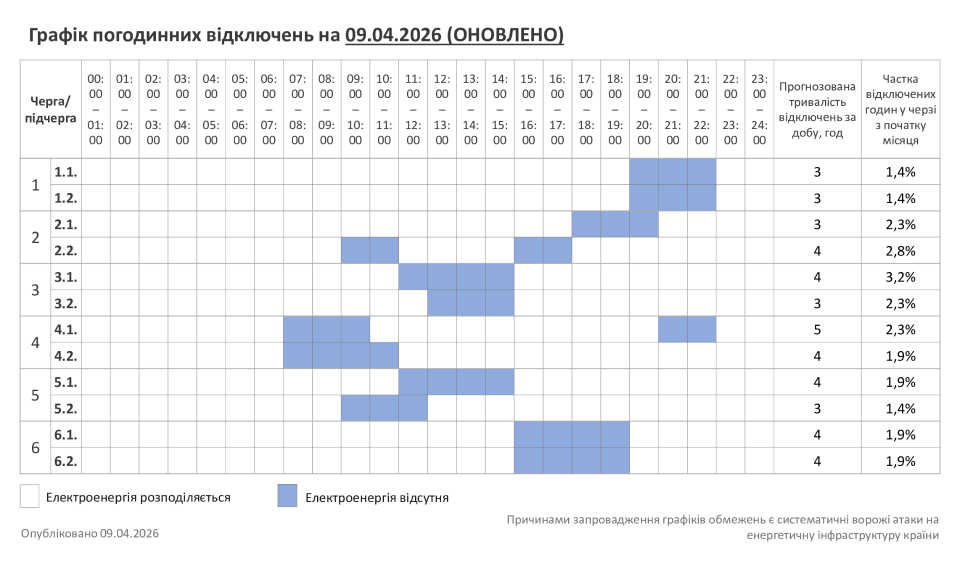
#> input picture scratch/test_img.png, 1920 x 1126 px, found by its file name (shown at 1/2 size)
$ python debug_colors.py
#> lines starting #> are read from the running program, lines starting #| are printed output that depends on the picture
### parser/src/modules/grid_vision.py
import logging
from PIL import Image, ImageStat
import io
import os

logger = logging.getLogger("SSSK-GridVision")

def _linspace(start, stop, num):
    """Native replacement for np.linspace to avoid numpy dependency."""
    if num <= 0: return []
    if num == 1: return [float(start)]
    step = (stop - start) / (num - 1)
    return [float(start + i * step) for i in range(num)]

def is_outage_color(rgb):
    r, g, b = rgb
    # Blue Outage (standard)
    if b > r + 15 and b > 130 and r < 215 and (r+g+b) < 720 and b > g + 10: return True
    # Darker blue/grey outage
    if b > 120 and abs(r-g) < 25 and b > r + 8 and (r+g+b) < 620: return True
    return False

# [17 lines left out: function is_edge_pixel, not called in this run]

def find_vertical_lines(img, w, h, detector_func, threshold_ratio=0.5, sample_step=10):
    v_votes = [0] * w
    num_samples = 0
    for y in range(h // 4, 3 * h // 4, sample_step):
        num_samples += 1
        for x in range(w):
            if detector_func(img.getpixel((x, y))):
                v_votes[x] += 1
    threshold = num_samples * threshold_ratio
    v_lines = []
    in_line = False
    for x in range(w):
        if v_votes[x] > threshold:
            if not in_line:
                v_lines.append(x)
                in_line = True
        else:
            in_line = False
    return v_lines

def find_horizontal_lines(img, h, x_start, x_end, detector_func, threshold_ratio=0.4, sample_step=20):
    h_votes = [0] * h
    num_samples = 0
    for x in range(x_start, x_end, sample_step):
        num_samples += 1
        for y in range(h):
            if detector_func(img.getpixel((x, y))):
                h_votes[y] += 1
    threshold = num_samples * threshold_ratio
    h_lines = []
    in_line = False
    for y in range(h):
        if h_votes[y] > threshold:
            if not in_line:
                h_lines.append(y)
                in_line = True
        else:
            in_line = False
    return h_lines

def find_best_block(lines, expected_count):
    if len(lines) < expected_count:
        return None
    best_block = []
    min_variance = float('inf')
    for i in range(len(lines) - expected_count + 1):
        block = lines[i:i + expected_count]
        spacings = [block[j+1] - block[j] for j in range(expected_count - 1)]
        avg = sum(spacings) / len(spacings)
        # For rows (13 lines), height should be at least 15px. For columns (25 lines), width at least 15px.
        min_acc_spacing = 15 if expected_count == 13 else 25
        if avg < min_acc_spacing: continue

        # Check for outliers in spacing (should be regular)
        max_s = max(spacings)
        min_s = min(spacings)
        if max_s > min_s * 2.5: continue # Too much variation

        variance = sum((s - avg)**2 for s in spacings) / len(spacings)
        if variance < min_variance:
            min_variance = variance
            best_block = block
    return best_block if best_block else None

def is_dark_pixel(rgb, threshold=650):
    return sum(rgb) < threshold

# [4 lines left out: function is_grey_line_pixel, not called in this run]

def parse_grid_from_image(img_bytes):
    try:
        img = Image.open(io.BytesIO(img_bytes)).convert("RGB")
        w, h = img.size
        logger.info(f"Image size: {w}x{h}")

        # ===== STRATEGY 1: Dark lines (for high-contrast) =====
        v_lines = find_vertical_lines(img, w, h, is_dark_pixel, threshold_ratio=0.5)
        if len(v_lines) >= 25:
            res = _solve_grid(img, w, h, v_lines, is_dark_pixel, "dark_lines")
            if res: return res

        # ===== STRATEGY 2: Grey lines (for light-themed) =====
        v_lines_grey = find_vertical_lines(img, w, h, is_grey_line_pixel, threshold_ratio=0.4, sample_step=2)
        if len(v_lines_grey) >= 25:
            res = _solve_grid(img, w, h, v_lines_grey, is_grey_line_pixel, "grey_lines")
            if res: return res

        # ===== STRATEGY 3: Gradient Edges (BEST for colorful images) =====
        def edge_detector(rgb_at_pos):
             # Since detector_func only gets RGB, we use a simple dark/light contrast
             return sum(rgb_at_pos) < 600

        v_votes = [0] * w
        for y in range(h // 4, 3 * h // 4, 10):
            for x in range(1, w - 1):
                p_left = sum(img.getpixel((x-1, y)))
                p_right = sum(img.getpixel((x+1, y)))
                if abs(p_left - p_right) > 40: # Edge detection
                    v_votes[x] += 1

        v_lines_grad = [x for x in range(w) if v_votes[x] > ( (h//2)//10 * 0.3 )]
        if len(v_lines_grad) >= 20:
             interp = _interpolate_grid_lines(v_lines_grad, 25, w)
             if interp:
                 res = _solve_grid(img, w, h, interp, is_dark_pixel, "gradient_detect")
                 if res: return res

        # ===== STRATEGY 4: Interpolation (for obscured lines) =====
        def nonwhite_detector(rgb):
            return sum(rgb) < 750

        v_lines_nw = find_vertical_lines(img, w, h, nonwhite_detector, threshold_ratio=0.6, sample_step=2)
        interpolated = _interpolate_grid_lines(v_lines_nw, 25, w)
        if interpolated:
            res = _solve_grid(img, w, h, interpolated, nonwhite_detector, "interpolated")
            if res: return res

        # ===== STRATEGY 5: Edge/Transition detection (for B&W and low-contrast) =====
        logger.info("Strategies 1-4 failed. Trying Strategy 5 (Edge/Transitions)...")
        # Build an edge map proxy
        v_votes = [0] * w
        sample_rows = list(range(h // 4, 3 * h // 4, 5))
        for y in sample_rows:
            for x in range(1, w - 1):
                p1 = sum(img.getpixel((x-1, y)))
                p2 = sum(img.getpixel((x+1, y)))
                if abs(p1 - p2) > 30: # More sensitive edge (30 instead of 40)
                    v_votes[x] += 1

        threshold = len(sample_rows) * 0.25 # Lower threshold (0.25 instead of 0.3)
        v_lines_edge = []
        in_line = False
        for x in range(w):
            if v_votes[x] > threshold:
                if not in_line:
                    v_lines_edge.append(x)
                    in_line = True
            else:
                in_line = False

        if len(v_lines_edge) >= 15: # More lenient counts (15 instead of 20)
            logger.info(f"Strategy 5: found {len(v_lines_edge)} potential edge lines")
            interp_edge = _interpolate_grid_lines(v_lines_edge, 25, w)
            if interp_edge:
                # Use a specific detector for S5 that looks for dark OR edges
                def edge_or_dark(rgb):
                    return is_dark_pixel(rgb, threshold=700) # Local context is better

                res = _solve_grid(img, w, h, interp_edge, edge_or_dark, "edge_detect")
                if res: return res

        logger.error(f"All strategies failed. S1={len(v_lines)}, S2={len(v_lines_grey)}, S4_raw={len(v_lines_nw)}, S5_raw={len(v_lines_edge)}")
        return None

    except Exception as e:
        logger.error(f"Grid Vision error: {e}")
        return None


def save_debug_image(img, v_lines, h_lines, filename="debug_grid.png"):
    """Saves an annotated image with detected grid lines for debugging."""
    try:
        from PIL import ImageDraw
        draw = ImageDraw.Draw(img)
        w, h = img.size
        # Draw vertical lines (blue)
        for x in v_lines:
            draw.line([(x, 0), (x, h)], fill=(0, 0, 255), width=2)
        # Draw horizontal lines (red)
        for y in h_lines:
            draw.line([(0, y), (w, y)], fill=(255, 0, 0), width=2)

        # Draw sampling dots for the first cell as example
        if len(v_lines) >= 2 and len(h_lines) >= 2:
            x1, x2 = v_lines[0], v_lines[1]
            y1, y2 = h_lines[0], h_lines[1]
            cx, cy = (x1+x2)//2, (y1+y2)//2
            draw.ellipse([cx-3, cy-3, cx+3, cy+3], fill=(0, 255, 0))

        # debug_path = r"C:\Users\АТом\Desktop\Antigravity\SSSK\parser\data\\" + filename
        debug_path = os.path.join("parser", "data", filename)
        os.makedirs(os.path.dirname(debug_path), exist_ok=True)
        img.save(debug_path)
        logger.info(f"Debug grid saved to {debug_path}")
    except Exception as e:
        logger.warning(f"Failed to save debug image: {e}")


# [61 lines left out: function _interpolate_grid_lines, not called in this run]


def _solve_grid(img, w, h, v_lines, detector_func, strategy_name):
    """Given detected vertical lines, find horizontal lines and extract the grid."""
    target_v = find_best_block(v_lines, 25)
    if not target_v:
        # Try interpolation for vertical too
        target_v = _interpolate_grid_lines(v_lines, 25, w)
        if not target_v: return None

    # Determine Y-range of the grid by scanning multiple vertical lines for consensus
    y_votes_start = {}
    y_votes_end = {}

    # Check 5 vertical lines spread across the grid
    sample_v_indices = [int(i) for i in _linspace(0, len(target_v)-1, 5)]
    for idx in sample_v_indices:
        test_x = target_v[idx]
        # Start from top
        for y in range(h):
            if detector_func(img.getpixel((test_x, y))):
                y_votes_start[y] = y_votes_start.get(y, 0) + 1
                break
        # Start from bottom
        for y in range(h-1, -1, -1):
            if detector_func(img.getpixel((test_x, y))):
                y_votes_end[y] = y_votes_end.get(y, 0) + 1
                break

    if y_votes_start:
        # We want the most frequent "top" area that is fairly low (not the title)
        # Usually the grid top is below Y=100
        possible_tops = sorted(y_votes_start.keys())
        y_min = possible_tops[len(possible_tops)//2] # Median
    else:
        y_min = 0

    if y_votes_end:
        possible_ends = sorted(y_votes_end.keys())
        y_max = possible_ends[len(possible_ends)//2] # Median
    else:
        y_max = h - 1

    # CRITICAL: Table header usually starts after some vertical line activity.
    # The actual grid rows start below the header (which is roughly 25% of grid height)
    # But since we want all 13 lines (including header top), we stay at y_min.

    logger.info(f"[{strategy_name}] Restricted Y-range: {y_min}-{y_max}")

    # Horizontal detection restricted to detected Y-range
    # We use a more sensitive threshold for horizontal lines
    h_lines_raw = find_horizontal_lines(img, h, target_v[0], target_v[-1], detector_func, threshold_ratio=0.3, sample_step=4)
    h_lines = [y for y in h_lines_raw if y_min <= y <= y_max]

    if len(h_lines) < 13:
        # Fallback to absolute darkness or edge detection
        def dark_fallback(rgb): return sum(rgb) < 710
        h_lines_alt = find_horizontal_lines(img, h, target_v[0], target_v[-1], dark_fallback, threshold_ratio=0.12, sample_step=4)
        if len(h_lines_alt) > len(h_lines): h_lines = h_lines_alt

    target_h = find_best_block(h_lines, 13)
    if not target_h:
        # Final attempt: Interpolate missing horizontal lines
        logger.info(f"[{strategy_name}] Horizontal lines missing. Reconstructing from {len(h_lines)} detections...")
        target_h = _interpolate_grid_lines(h_lines, 13, h)

    # --- STRICT 13 LINES LOGIC ---
    # We MUST have exactly 13 horizontal lines (for 12 rows: 1.1 to 6.2).
    # Even if lines are missing, we interpolate or split based on row heights.

    if not target_h:
        # Fallback to absolute interpolation of the whole height
        logger.warning(f"[{strategy_name}] No horizontal lines found. Absolute interpolation fallback.")
        target_h = [int(y) for y in _linspace(0, h-1, 13)]

    # split intervals until we have 12
    h_lines = sorted(list(set(target_h)))
    for _ in range(20):
        if len(h_lines) >= 13: break

        # Find interval with maximum height
        max_idx = -1
        max_dist = -1
        for i in range(len(h_lines) - 1):
            dist = h_lines[i+1] - h_lines[i]
            if dist > max_dist:
                max_dist = dist
                max_idx = i

        if max_idx != -1:
            y_start, y_end = h_lines[max_idx], h_lines[max_idx+1]
            mid_math = y_start + max_dist // 2

            # --- REFINED SPLIT ---
            # Search for a better split point (actual line) within +/- 6px of middle
            best_mid = mid_math
            best_edge_score = -1

            # Scan a vertical strip in the middle of current block columns
            test_x = (target_v[0] + target_v[-1]) // 2
            for dy in range(-6, 7):
                ty = mid_math + dy
                if 0 <= ty < h:
                    # Score by darkness and contrast
                    p_curr = sum(img.getpixel((test_x, ty)))
                    p_prev = sum(img.getpixel((test_x, ty-1))) if ty > 0 else p_curr
                    contrast = abs(p_curr - p_prev)
                    # We prefer dark pixels with local contrast (lines)
                    score = contrast + (765 - p_curr) // 4
                    if score > best_edge_score:
                        best_edge_score = score
                        best_mid = ty

            h_lines.insert(max_idx + 1, best_mid)

    if len(h_lines) > 13:
        # If we have too many, try to find the 13 most regular ones
        # (usually this means the first detected block was too big)
        h_lines = h_lines[:13]

    target_h = h_lines

    logger.info(f"[{strategy_name}] Grid Solved: {len(target_v)}V, {len(target_h)}H")

    # Save debug image
    save_debug_image(img.copy(), target_v, target_h)

    queues = {}
    group_names = ["1.1", "1.2", "2.1", "2.2", "3.1", "3.2", "4.1", "4.2", "5.1", "5.2", "6.1", "6.2"]

    for row in range(12):
        y1, y2 = target_h[row], target_h[row + 1]
        cy = (y1 + y2) // 2
        hours_bits = []
        for col in range(24):
            x1, x2 = target_v[col], target_v[col + 1]
            cx = (x1 + x2) // 2

            sample_size = max(2, min(6, (x2 - x1) // 6))
            outage_votes = 0
            total_votes = 0
            for dx in range(-sample_size, sample_size + 1, 2):
                for dy in range(-sample_size, sample_size + 1, 2):
                    px, py = cx + dx, cy + dy
                    if 0 <= px < w and 0 <= py < h:
                        total_votes += 1
                        if is_outage_color(img.getpixel((px, py))):
                            outage_votes += 1

            is_outage = total_votes > 0 and (outage_votes / total_votes) > 0.25
            hours_bits.append("0" if is_outage else "1")
        queues[group_names[row]] = "".join(hours_bits)

    return queues

### scratch/debug_colors.py
import os
import sys
from PIL import Image
import io

# Add parser/src to path
sys.path.insert(0, os.path.join(os.getcwd(), 'parser', 'src'))

from modules.grid_vision import is_outage_color, parse_grid_from_image

img_path = 'scratch/test_img.png'

print(f"Analyzing {img_path}...")

with open(img_path, 'rb') as f:
    img_bytes = f.read()

# Run actual parser logic
# Mocking return values to inspect lines
import modules.grid_vision as gv

img = Image.open(img_path).convert("RGB")
w, h = img.size
#> w = 1920; h = 1126

v_lines = gv.find_vertical_lines(img, w, h, gv.is_dark_pixel, threshold_ratio=0.5)
#> v_lines = 29 values from 39 to 1879
target_v = gv.find_best_block(v_lines, 25)
#> the loop in find_best_block, `for i in range(len(lines) - expected_count + 1):` made 5 passes
#> (avg, max_s, variance, min_variance) on passes 1 to 3: (58.04, 62, 1.29, 1.29), (57.83, 61, 0.639, 0.639), (57.71, 58, 0.207, 0.207)
#> (avg, max_s) on passes 4 to 5: (62.58, 175), (66.75, 175)
#> after the loop in find_best_block, `for i in range(len(lines) - expected_count + 1):`: best_block = 25 values from 162 to 1547; min_variance = 0.207
#> target_v = 25 values from 162 to 1547
print(f"Target V Lines: {target_v}")
#| Target V Lines: [162, 220, 277, 335, 393, 451, 508, 566, 624, 682, 739, 797, 854, 912, 970, 1028, 1086, 1143, 1201, 1259, 1316, 1374, 1432, 1489, 1547]

if target_v:
    h_lines = gv.find_horizontal_lines(img, h, target_v[0], target_v[-1], gv.is_dark_pixel, threshold_ratio=0.2, sample_step=8)
#> h_lines = 29 values from 62 to 1045
    target_h = gv.find_best_block(h_lines, 13)
#> the loop in find_best_block (call 2), `for i in range(len(lines) - expected_count + 1):` made 17 passes
#> (spacings, avg, max_s, min_s, variance, min_variance) on passes 12 to 13: ([44, 52, 53, 52, 53, 53, 52, 105, 53, 52, 53, 52], 56.17, 105, 44, 222.5, 222.5), ([52, 53, 52, 53, 53, 52, 105, 53, 52, 53, 52, 45], 56.25, 105, 45, 220.5, 220.5)
#> (spacings, avg, max_s, min_s) on passes 1 to 6: ([25, 32, 30, 5, 9, 16, 40, 23, 6, 7, 17, 44], 21.17, 44, 5), ([32, 30, 5, 9, 16, 40, 23, 6, 7, 17, 44, 52], 23.42, 52, 5), ([30, 5, 9, 16, 40, 23, 6, 7, 17, 44, 52, 53], 25.17, 53, 5), ([5, 9, 16, 40, 23, 6, 7, 17, 44, 52, 53, 52], 27, 53, 5), ([9, 16, 40, 23, 6, 7, 17, 44, 52, 53, 52, 53], 31, 53, 6), ([16, 40, 23, 6, 7, 17, 44, 52, 53, 52, 53, 53], 34.67, 53, 6)
#> target_h = [316, 368, 421, 473, 526, 579, 631, 736, 789, 841, 894, 946, 991]
    print(f"Target H Lines: {target_h}")
#| Target H Lines: [316, 368, 421, 473, 526, 579, 631, 736, 789, 841, 894, 946, 991]
else:
    print("No V lines found")

queues = parse_grid_from_image(img_bytes)
#> in parse_grid_from_image, `v_lines = find_vertical_lines(img, w, h, is_dark_pixel, threshold_rati..`: v_lines = 29 values from 39 to 1879
#> in _solve_grid, `target_v = find_best_block(v_lines, 25)`: target_v = 25 values from 162 to 1547
#> in _solve_grid, `sample_v_indices = [int(i) for i in _linspace(0, len(target_v)-1, 5)]`: sample_v_indices = [0, 6, 12, 18, 24]
#> the loop in _solve_grid, `for idx in sample_v_indices:` made 5 passes
#> (idx, test_x) on passes 2 to 5: (6, 508), (12, 854), (18, 1201), (24, 1547)
#> test_x on pass 1: 162
#> after the loop in _solve_grid, `for idx in sample_v_indices:`: y_votes_end = {1074: 1, 948: 1, 1004: 1, 1046: 1, 1045: 1}; y_votes_start = {62: 1, 65: 1, 55: 1, 119: 2}
#> in _solve_grid, `possible_tops = sorted(y_votes_start.keys())`: possible_tops = [55, 62, 65, 119]
#> in _solve_grid, `y_min = possible_tops[len(possible_tops)//2]`: y_min = 65
#> in _solve_grid, `possible_ends = sorted(y_votes_end.keys())`: possible_ends = [948, 1004, 1045, 1046, 1074]
#> in _solve_grid, `y_max = possible_ends[len(possible_ends)//2]`: y_max = 1045
#> the loop in save_debug_image, `for x in v_lines:` made 25 passes
#> x on passes 1 to 12: 162, 220, 277, 335, 393, 451, 508, 566, 624, 682, 739, 797
#> the loop in save_debug_image, `for y in h_lines:` made 13 passes
#> y on passes 1 to 12: 316, 368, 421, 473, 526, 579, 631, 684, 736, 789, 841, 894
#> in save_debug_image, `img.save(debug_path)`:
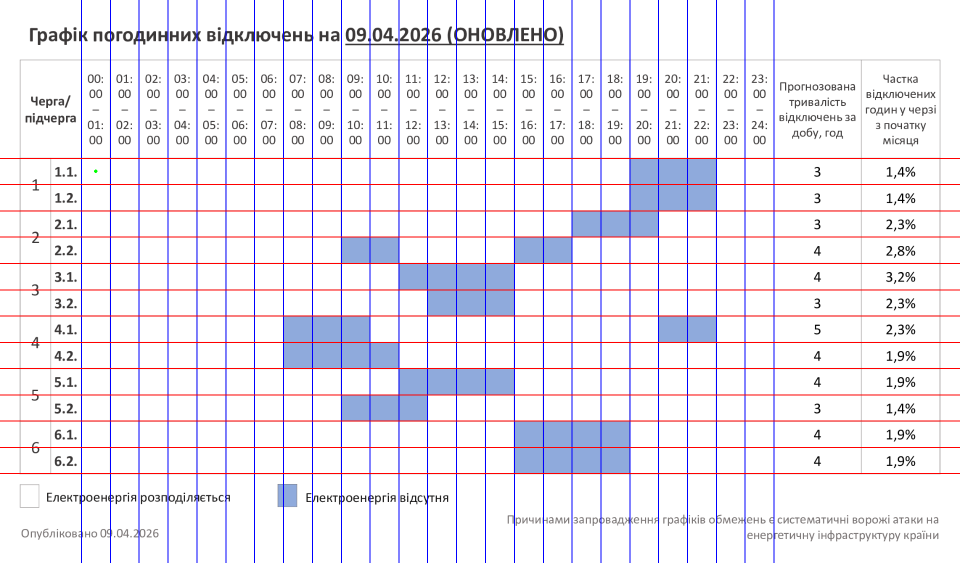
#> saved as debug_grid.png: PIL image 1920x1126 RGB (shown at 1/2 size); mean R, G, B 236.5, 232, 241.4

if queues:
    print("\nParsed Queues (Sample):")
    for g in sorted(queues.keys())[:2]:
        print(f"Group {g}: {queues[g]}")
#> this loop made 2 passes
#> g on passes 1 to 2: '1.1', '1.2'
#| Group 1.1: 111111111111111111100011
#| Group 1.2: 111111111111111111100011
else:
    print("\nFAILED TO PARSE GRID.")

# --- DIAGNOSTIC: Sample arbitrary pixels that look blue ---
# In modern hoe.com.ua images, blue outages are around (150, 180, 220)
img = Image.open(img_path).convert("RGB")
w, h = img.size
print(f"\nImage Mode: {img.mode}, Size: {w}x{h}")
#| Image Mode: RGB, Size: 1920x1126

# Sample a grid center to see typical colors
print("\nColor samples at various coordinates:")
for y in range(h // 4, 3 * h // 4, h // 5):
    for x in range(w // 4, 3 * w // 4, w // 5):
        rgb = img.getpixel((x, y))
        outage = is_outage_color(rgb)
        print(f"Pos ({x}, {y}): RGB={rgb}, Sum={sum(rgb)}, IsOutage={outage}")

# Specific search for blue-ish pixels
print("\nScanning for blue-ish pixels (b > r + 10)...")
blue_found = 0
for y in range(h):
    for x in range(w):
        r, g, b = img.getpixel((x, y))
        if b > r + 10 and b > 140:
            if blue_found < 5:
                print(f"Blue pixel at ({x}, {y}): RGB=({r},{g},{b}), OutageCheck={is_outage_color((r,g,b))}")
            blue_found += 1
#> this loop made 1126 passes
#| Blue pixel at (1260, 317): RGB=(165,171,186), OutageCheck=True
#| Blue pixel at (1261, 317): RGB=(165,171,186), OutageCheck=True
#| Blue pixel at (1262, 317): RGB=(165,171,186), OutageCheck=True
#| Blue pixel at (1263, 317): RGB=(165,171,186), OutageCheck=True
#| Blue pixel at (1264, 317): RGB=(165,171,186), OutageCheck=True
print(f"Total blue-ish pixels found: {blue_found}")
#| Total blue-ish pixels found: 134314
